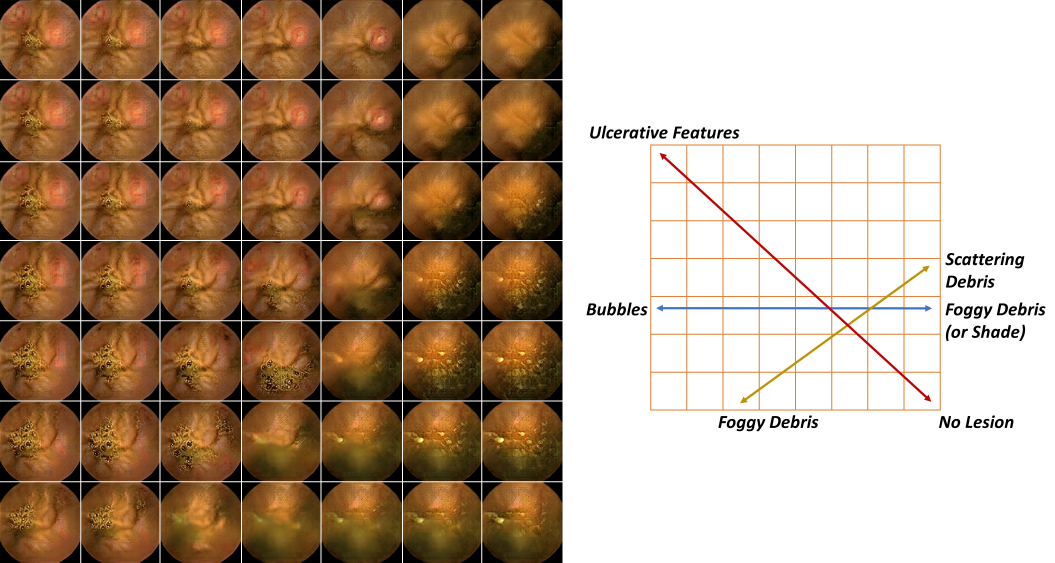
#> input picture images/4_GAN_latent_interpolation.jpg, 4219 x 2250 px (shown at 1/4 size)
$ python -i preprocessing.py   (imports and definitions only)
#> lines starting #> are read from the running program, lines starting #| are printed output that depends on the picture
#!/usr/bin/env python
# coding: utf-8

# In[ ]:


import numpy as np
import cv2
from itertools import product

def cropping(img):
    img = np.array(img, dtype = 'f4')
    img_pre = img[32:544, 32:544, :]
    for i in range(100):
        for j in range(100):
            if i + j > 99:
                pass
            else :
                img_pre[i, j, :] = 0
                img_pre[i, -j, :] = 0
    return img_pre.astype('uint8')

"""
augmentation
"""

# [5 lines left out: function rotate, not called in this run]

def avg_blur(img):
    return cv2.blur(img, (5,5)).astype('uint8')

# [6 lines left out: function motion_blur, not called in this run]

def edge_enhancement(img):
    kernel_edge = np.array([[-1,-1,-1,-1,-1],[-1,2,2,2,-1],[-1,2,8,2,-1],[-1,2,2,2,-1],[-1,-1,-1,-1,-1]])/8.0
    return cv2.filter2D(img, -1, kernel_edge).astype('uint8')

# [57 lines left out: functions bgr2_h_s_v, hsv_control, s_rev, v_rev_after_s_rev, extract_aug_suffix, not called in this run]

def pre_aug(img, aug_suffix = 'c'):

    """
    phase, ex) 'c_f_-_mb_s_-30_v_30' -> 'c_f_-_mb_s-30_v30' -> ['c', 'f', '-', 's-30','v30']
    It allows to preprocess the image in specific phase, but slower it is fit to check preprocessing with small data
    """
    function = {'': (lambda x: x), '-': (lambda x: x),
                'c': (lambda x: cropping(x)),
                'f': (lambda x: np.flipud(x)),
                'r1': (lambda x: rotate(x, 90)),
                'r2': (lambda x: rotate(x, 180)),
                'r3': (lambda x: rotate(x, 270)),
                'ab': (lambda x: avg_blur(x)),
                'mb': (lambda x: motion_blur(x)),
                'eh': (lambda x: edge_enhancement(x)),
                's-30': (lambda x: s_rev(x, -30)),
                's30': (lambda x: s_rev(x, 30)),
                'v-30': (lambda x: v_rev_after_s_rev(x, -30)),
                'v30': (lambda x: v_rev_after_s_rev(x, 30))}
    values = ['-30', '30']
    for i in values:
        if i in aug_suffix:
            aug_suffix = aug_suffix.replace('_{}'.format(i), str(i))
    aug_seg = aug_suffix.split('_')
    for i, p in zip(range(len(aug_seg)), aug_seg):
        if i == 0:
            p_img = function[p](img)
        else:
            p_img = function[p](p_img)
    return p_img

>>> import cv2
>>> picture = cv2.imread('../../images/4_GAN_latent_interpolation.jpg')
#> picture is the input picture: shape (2250, 4219, 3); mean B, G, R 134.7, 156.9, 180.8
>>> result = pre_aug(picture)
#> the loop in pre_aug, `for i, p in zip(range(len(aug_seg)), aug_seg):` made 1 pass
#> pass 1, in cropping, `img_pre = img[32:544, 32:544, :]`:
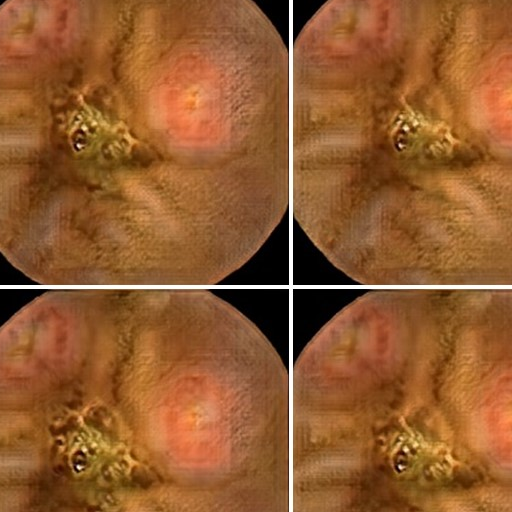
#> img_pre: shape (512, 512, 3) float32; mean B, G, R 46.6, 90.8, 146.2
#> pass 1, in pre_aug, `p_img = function[p](img)`:
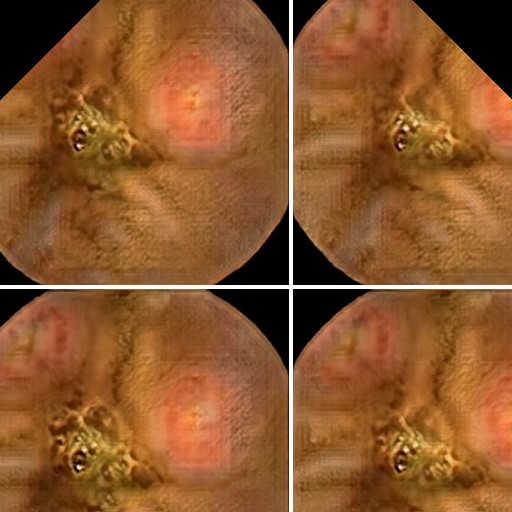
#> p_img: shape (512, 512, 3); mean B, G, R 44.7, 87.1, 140

$ run again, on images/2_perf_by_cls_case.png
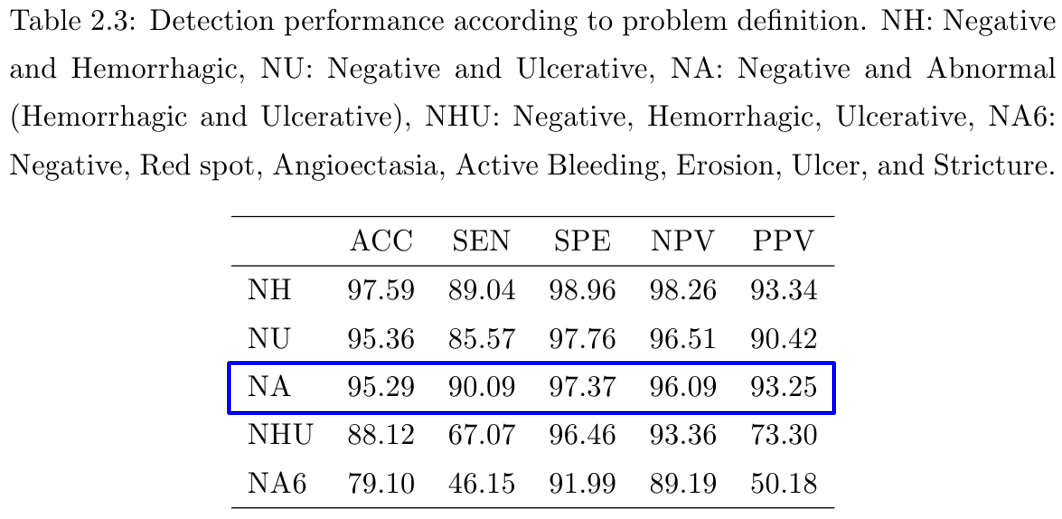
#> input picture images/2_perf_by_cls_case.png, 1062 x 519 px
#> picture is the input picture: shape (519, 1062, 3); mean B, G, R 241.6, 239.2, 239.2
#> the loop in pre_aug, `for i, p in zip(range(len(aug_seg)), aug_seg):` made 1 pass
#> pass 1, in cropping, `img_pre = img[32:544, 32:544, :]`:
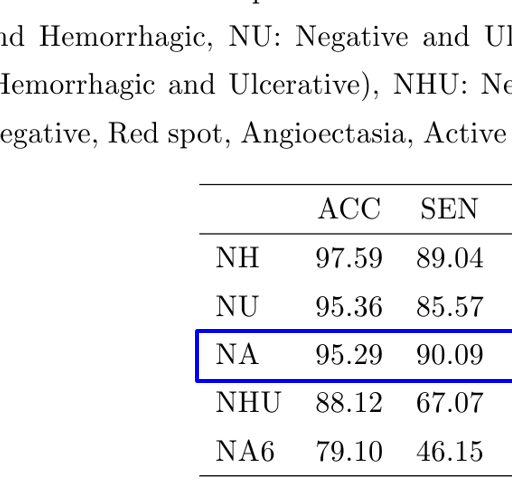
#> img_pre: shape (487, 512, 3) float32; mean B, G, R 243.4, 240.6, 240.6
#> pass 1, in pre_aug, `p_img = function[p](img)`:
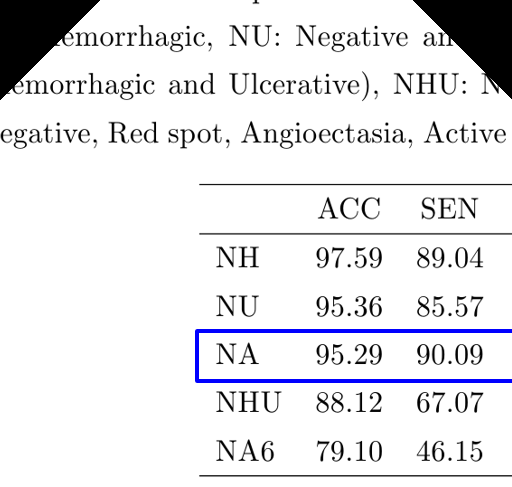
#> p_img: shape (487, 512, 3); mean B, G, R 233.2, 230.4, 230.4

$ run again, on images/2_perf_by_sampling.png
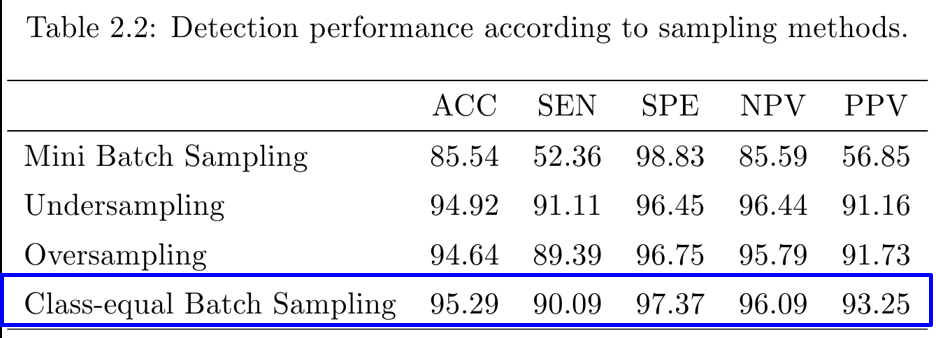
#> input picture images/2_perf_by_sampling.png, 936 x 338 px
#> picture is the input picture: shape (338, 936, 3); mean B, G, R 238.4, 232.1, 232.1
#> the loop in pre_aug, `for i, p in zip(range(len(aug_seg)), aug_seg):` made 1 pass
#> pass 1, in cropping, `img_pre = img[32:544, 32:544, :]`:
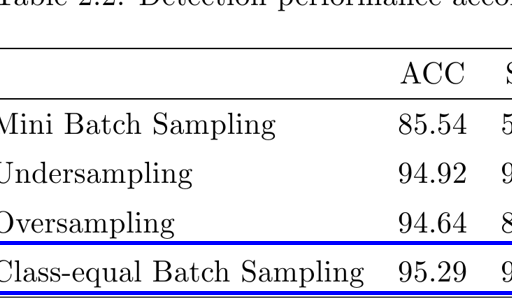
#> img_pre: shape (306, 512, 3) float32; mean B, G, R 240.6, 233.9, 233.9
#> pass 1, in pre_aug, `p_img = function[p](img)`:
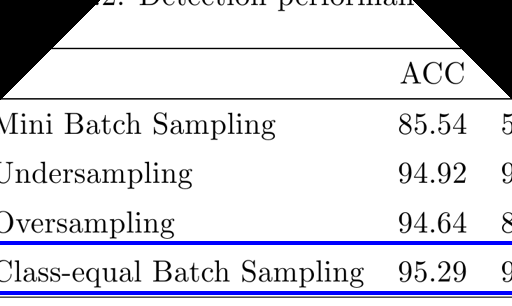
#> p_img: shape (306, 512, 3); mean B, G, R 224.6, 218, 218
